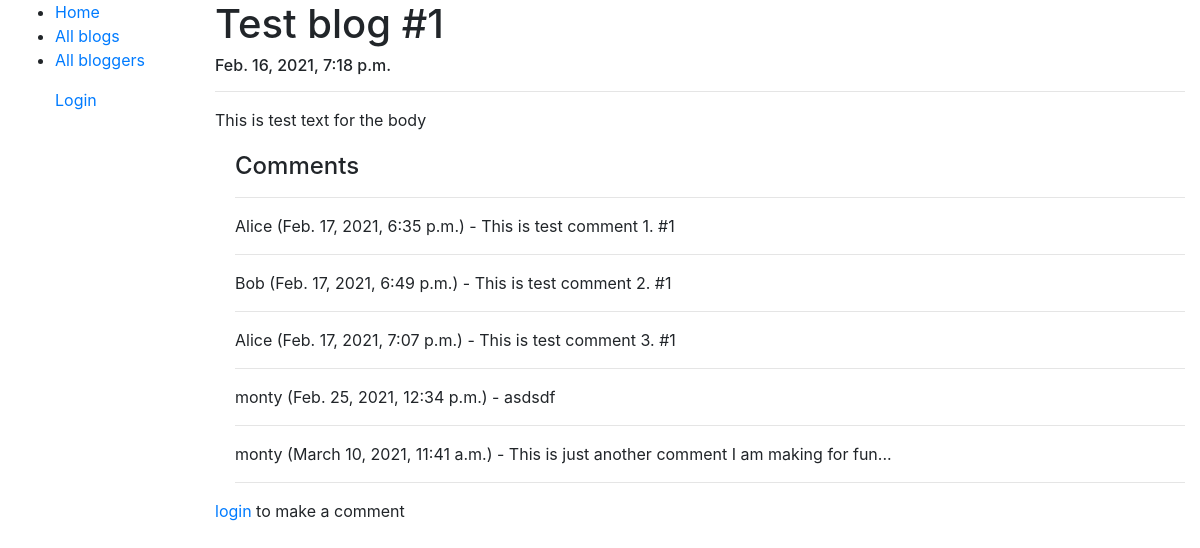
The page /blog/blog/1 on the database as committed earlier.
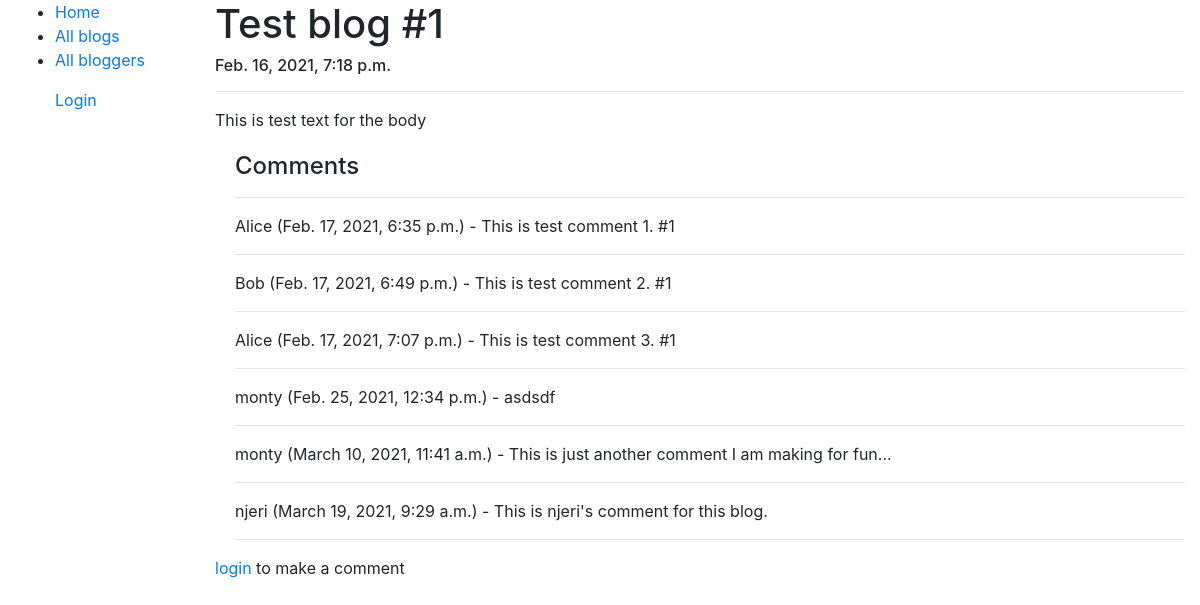
The same page on the database as committed later.
### blog/models.py (models this page shows, shortened)
class Comment(models.Model):
    post = models.ForeignKey(Post, on_delete=models.CASCADE, related_name="comments")
    user = models.ForeignKey(User,null=True, blank=True, on_delete=models.CASCADE)
    name = models.CharField(max_length=80)
    email = models.EmailField()
    body = models.TextField(max_length=160)
    created = models.DateTimeField(auto_now_add=True)
    updated = models.DateTimeField(auto_now=True)
    active = models.BooleanField(default=True)
    class Meta:
        ordering = ("created",)

### blog/views.py (the view, shortened to what this page needs)
# urls.py: path('blog/<int:pk>', views.BlogDetailView.as_view(), name='blog-detail'),
class BlogDetailView(DetailView):
    model = Post
    paginate_by = 10
    def get_context_data(self, **kwargs):
        context = super(BlogDetailView, self).get_context_data(**kwargs)
        context["comment"] = Comment.objects.filter(post_id = self.kwargs['pk'])
        return context

### blog/templates/blog/post_detail.html (shortened to what this page needs)
{% extends 'base_generic.html' %}
{% block content %}
<h1>{{post.title}}</h1>
<h6>{{post.date_posted}}</h6>
<hr>
<p>{{post.body}}</p>
<div style="margin-top: 20px; margin-left: 20px;">
    <h4>Comments</h4>
    <hr>
    {% for post in comment%}
        <p>{{post.user}} ({{post.created}}) - {{post.body}}</p>
        <hr>
    {% endfor %}
</div>
{% if user.is_authenticated %}
<a href="{% url 'comment' post.pk %}">Add a comment</a>
{% else %}
<p><a href="{% url 'login' %}">login</a> to make a comment </p>
{% endif %}
{% endblock content %}

Rows that differ between the two databases and show on the page:
added Comment: user "njeri", created "March 19, 2021, 9:29 a.m.", body "This is njeri's comment for this blog."
